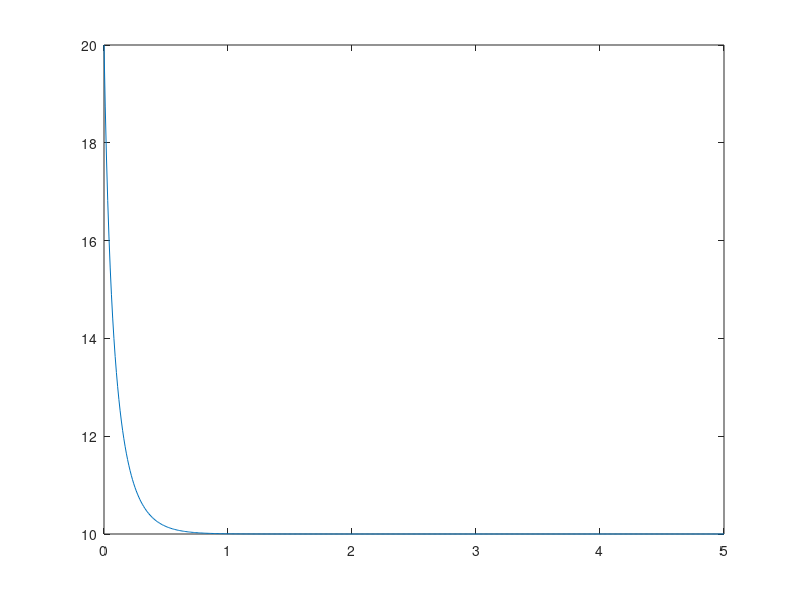
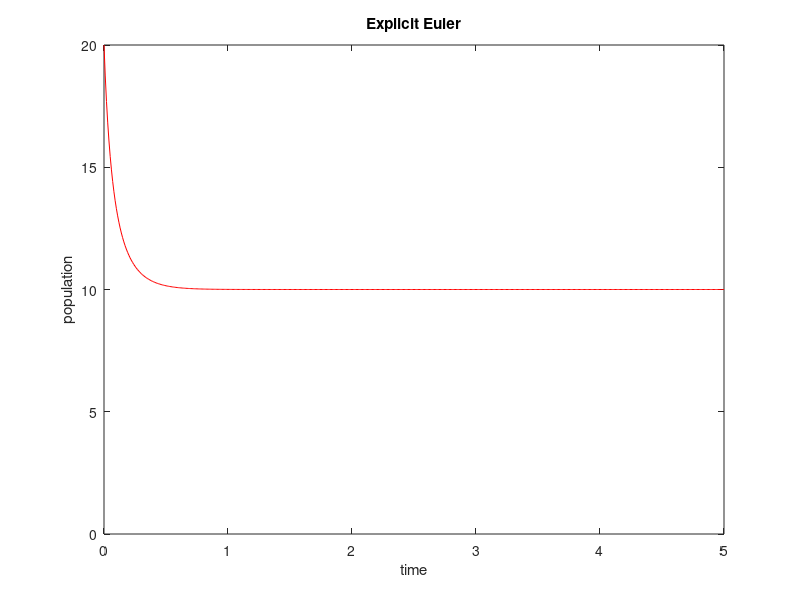
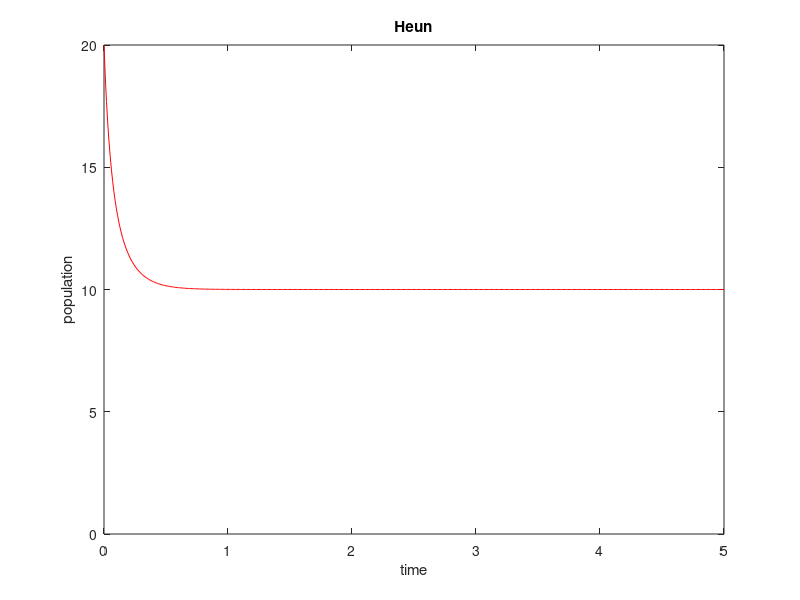

Source code (MATLAB) for these figures, in order: (Note: this script raises an error after producing the figures.)
close all; clear all;

% The problem definition.
p_der=@(p, t)(7*(1-p./10).*p);
p0=20;

% The Analytical solution.
p_ref=@(t)(200./(20-10.*exp(-7.*t)));

% A)
t=0:0.01:5; 
figure(1); plot(t, p_ref(t));

% b)
t0=0;
tend=5; % The Simulation parameters.
dt=1; % The starting delta t.

colors=['rbcygmk']; % Let's prepare the string of color codes for plotting.

% The Explicit Euler figure
figure(2); plot(t, p_ref(t), sprintf('%c',colors(1))); 
axis([t0 tend 0 20]); xlabel('time'); ylabel('population'); title('Explicit Euler');

% The Heun figure
figure(3); plot(t, p_ref(t), sprintf('%c',colors(1))); 
axis([t0 tend 0 20]); xlabel('time'); ylabel('population'); title('Heun');

% Solving the ODE and plotting its solution for different dt
for i=1:6
    [p, time]=Euler(p_der, dt, p0, tend);
    figure(2); hold on; plot(time, p, sprintf('%c', colors(i+1)));
    
    [p, time]=Heun(p_der, dt, p0, tend);
    figure(3); hold on; plot(time, p, sprintf('%c',colors(i+1)));
    
    dt=dt/2;
end

% The Plot Legend configuration
figure(2); legend('Analytic', 'dt=1', 'dt=1/2', 'dt=1/4', 'dt=1/8', 'dt=1/16', 'dt=1/32', 'Location', 'SouthEast');
figure(3); legend('Analytic', 'dt=1', 'dt=1/2', 'dt=1/4', 'dt=1/8', 'dt=1/16', 'dt=1/32', 'Location', 'SouthEast');
